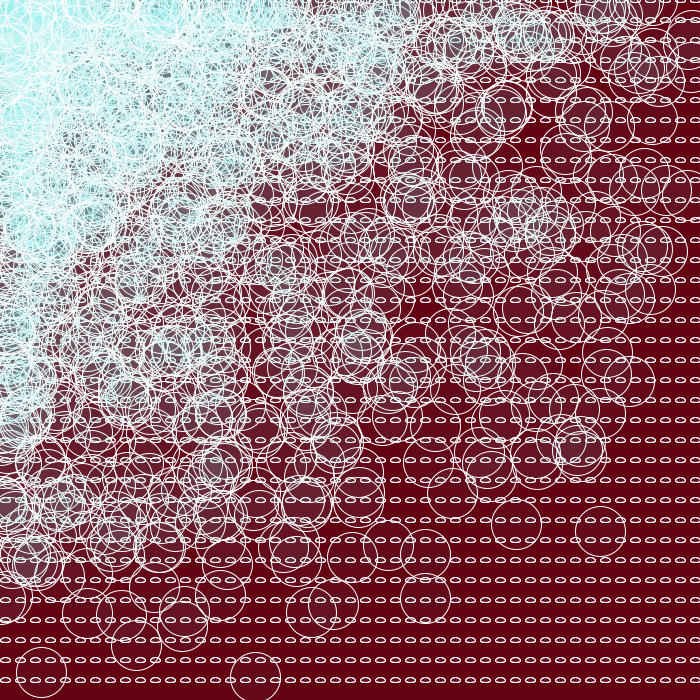
Frame 1 (no input)
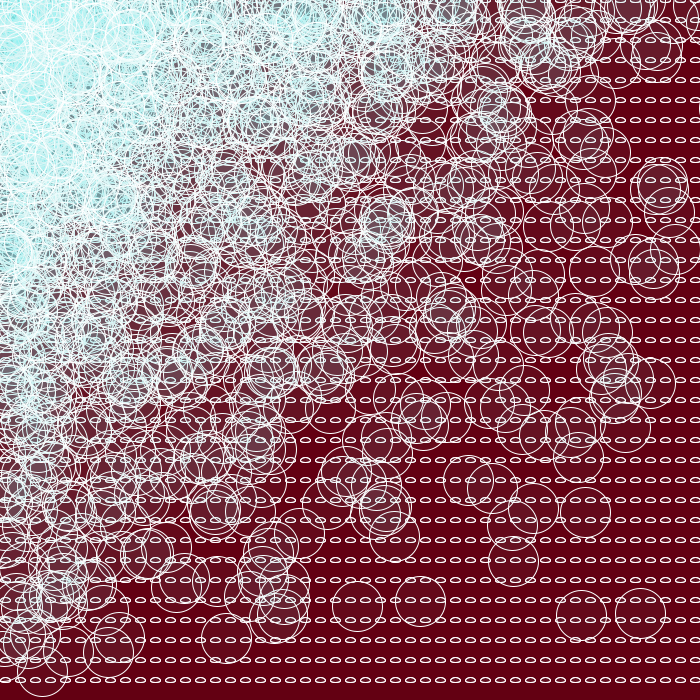
Frame 60 (the mouse pressed at the canvas centre just before this capture)
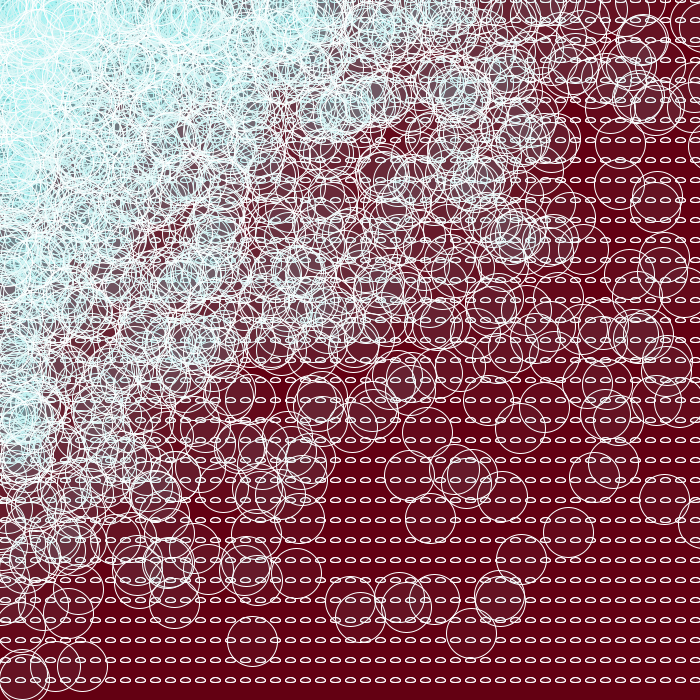
Frame 120 (the mouse held since frame 60 and released just before this capture)

The Processing sketch that drew these frames (run headless with seeded random() and noise(); from frame 60 on, the mouse is pressed at the canvas centre):

// Processing sketch: processing_26273
// ── processing_26273.pde

void setup() {
  size(700,700);
}

void draw() {
  background(99,0,18);
  
  for(int i=0; i<750; i=i+15){
    for(int j=0; j<700; j=j+20) {
    
      
    
      
      stroke(255);
      fill(121,235,225,10);
      ellipse(i-10,j,10,5);
      ellipse(i-10,j,10,5);
      ellipse(random(i),random(j),50,50);      
  }
  }
}
                
                
